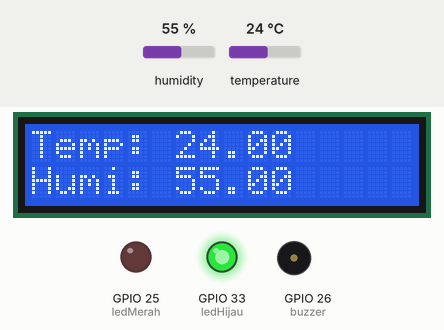
The sketch below on a simulated ESP32. Shown: 16×2 character LCD, output pins drawn as LEDs (lit = HIGH), buzzer (waves = sounding, pin HIGH). The test bench sets the inputs (shaded band); at power-on: temperature 24 °C, humidity 55 %. What the sketch prints to the serial monitor is not drawn.

Above: at 2.6 s.
2.7 s: temperature set to 33.4 °C
At 4.5 s:
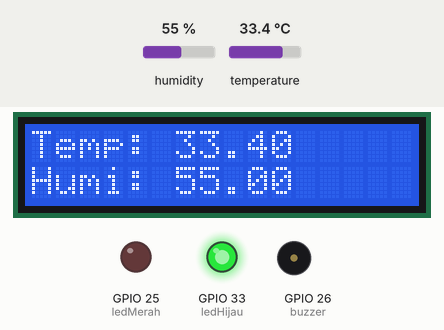
5.7 s: temperature set to 34.8 °C
At 7.2 s:
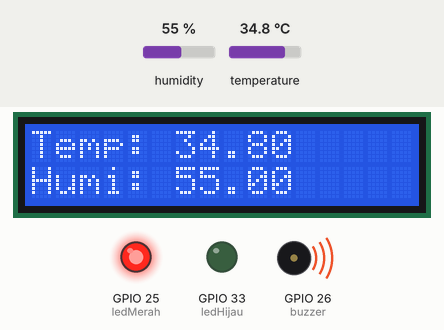
8.7 s: humidity set to 22 %
At 11.3 s:
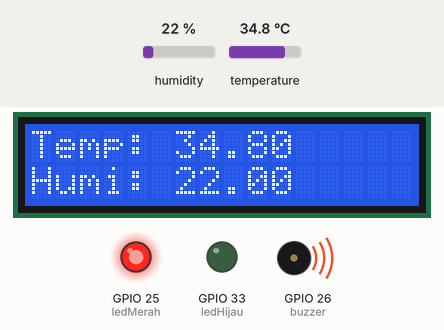
11.7 s: humidity set to 40 %
At 15.4 s:
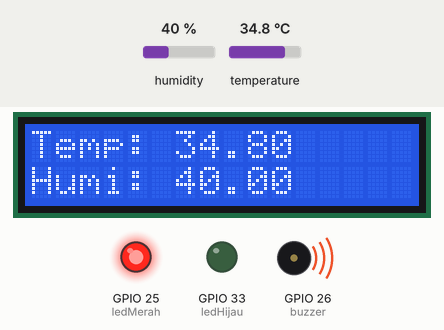
Timing chart, 0 to 16.7 s (numbered marks = the images above; inputs shaded):
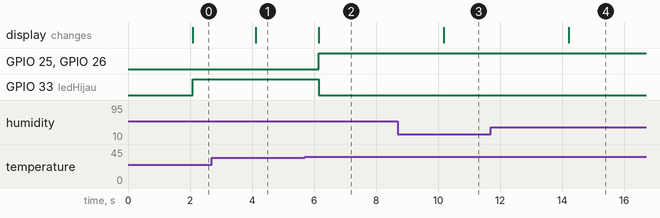

The sketch:

main.ino
```cpp
#include "DHT.h"
#include <LiquidCrystal_I2C.h>

#define buzzer 26
#define ledMerah 25
#define ledHijau 33
#define DHTPIN 27
#define DHTTYPE DHT22
DHT dht(DHTPIN, DHTTYPE);

LiquidCrystal_I2C lcd(0x27, 16, 2);

void setup() {
  // put your setup code here, to run once:
  Serial.begin(9600);
  Serial.println(F("DHT22 test!"));

  dht.begin();
  lcd.init();
  lcd.backlight();

  pinMode(buzzer, OUTPUT);
  pinMode(ledMerah, OUTPUT);
  pinMode(ledHijau, OUTPUT);
}

void loop() {
  // put your main code here, to run repeatedly:
  delay(2000);
  float h = dht.readHumidity();
  float t = dht.readTemperature();

  lcd.clear();

  if (isnan(h) || isnan (t)) {
    Serial.println(F("Failed to read from DHT sensor!"));
    lcd.setCursor(0, 0);
    lcd.print("Failed");
    return;
  } else {
    Serial.print(h);
    Serial.print(" ");
    Serial.println(t);
    lcd.setCursor(0,0);
    lcd.print("Temp: ");
    lcd.print(t);
    lcd.setCursor(0,1);
    lcd.print("Humi: ");
    lcd.print(h);
  }

  if (t >= 34 ) {
    digitalWrite(ledHijau, 0);
    digitalWrite(ledMerah, 1);
    digitalWrite(buzzer, 1);
    delay(2000);
  } else {
    digitalWrite(ledHijau, 1);
    digitalWrite(buzzer, 0);
    digitalWrite(ledMerah, 0);
  }
}
```

Measured:
- the behaviour switches between 33.9 and 34 °C on temperature (found by bisection; images 1 and 2)
- after the input at 2.7 s, the display: changes after 1.4 s (image 1)
- after the input at 5.7 s, GPIO 25 (ledMerah), GPIO 26 (buzzer): LOW → HIGH after 0.45 s; GPIO 33 (ledHijau): HIGH → LOW after 0.45 s; the display: changes after 0.45 s (image 2)
- after the input at 8.7 s, the display: changes after 1.5 s (image 3)
- after the input at 11.7 s, the display: changes after 2.5 s (image 4)
